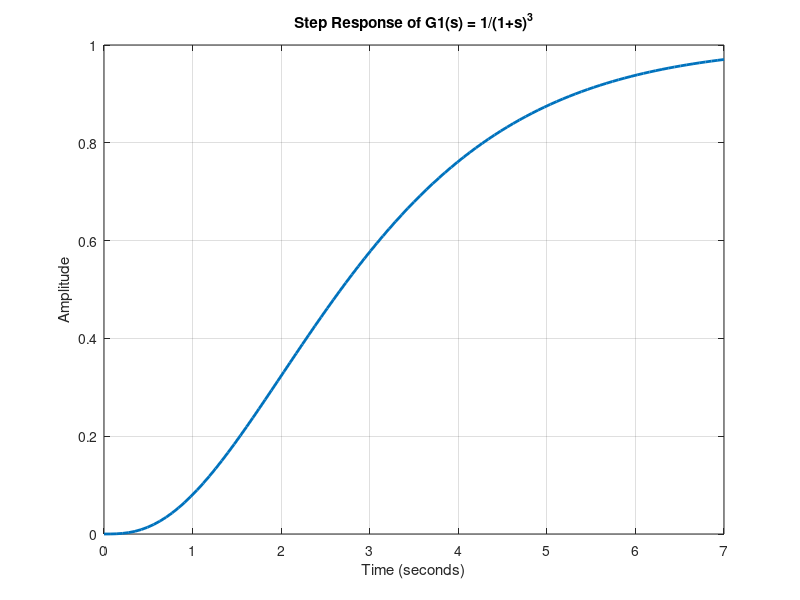

Reproduce this figure in MATLAB.
% تعریف تابع انتقال سیستم G1(s)
numerator = 1;
denominator = [1 3 3 1];
G1 = tf(numerator, denominator);

% شبیهسازی پاسخ پله واحد
[y, t] = step(G1);

% رسم نمودار پاسخ پله
figure;
plot(t, y, 'LineWidth', 2);
title('Step Response of G1(s) = 1/(1+s)^3');
xlabel('Time (seconds)');
ylabel('Amplitude');
grid on;

% تقریبی پارامترهای L و T
% فرض کنیم L و T را از نمودار بدست آورده ایم
L = 1; % زمان تاخیر تقریبی (باید از نمودار دقیقاً بدست آید)
T = 3; % زمان ثابت تقریبی (باید از نمودار دقیقاً بدست آید)
